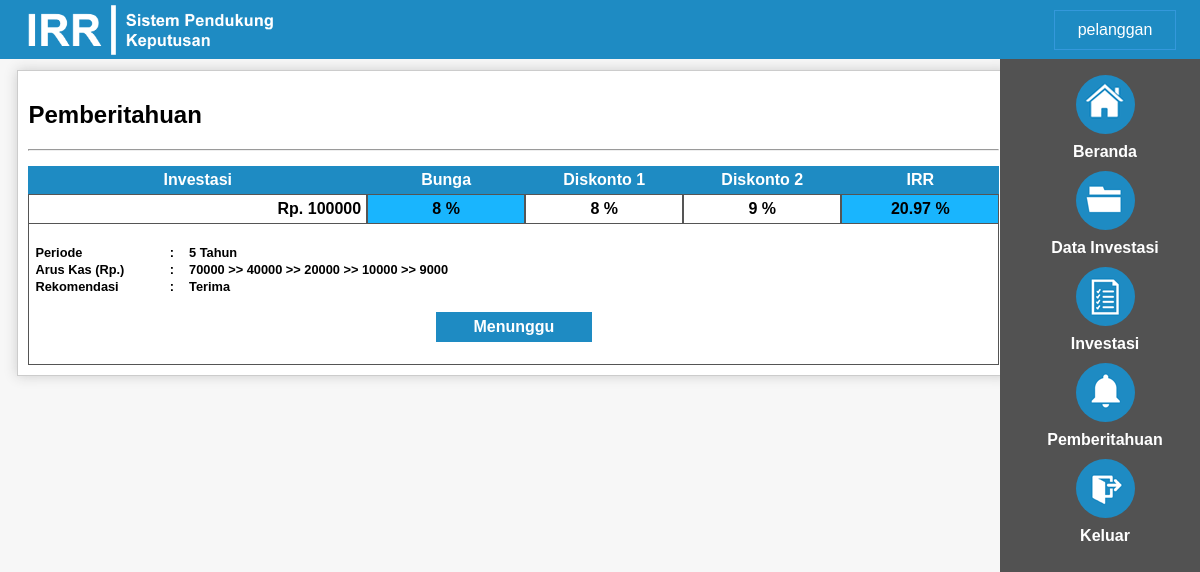
Page /?page=notif (signed in) on the earlier database version.
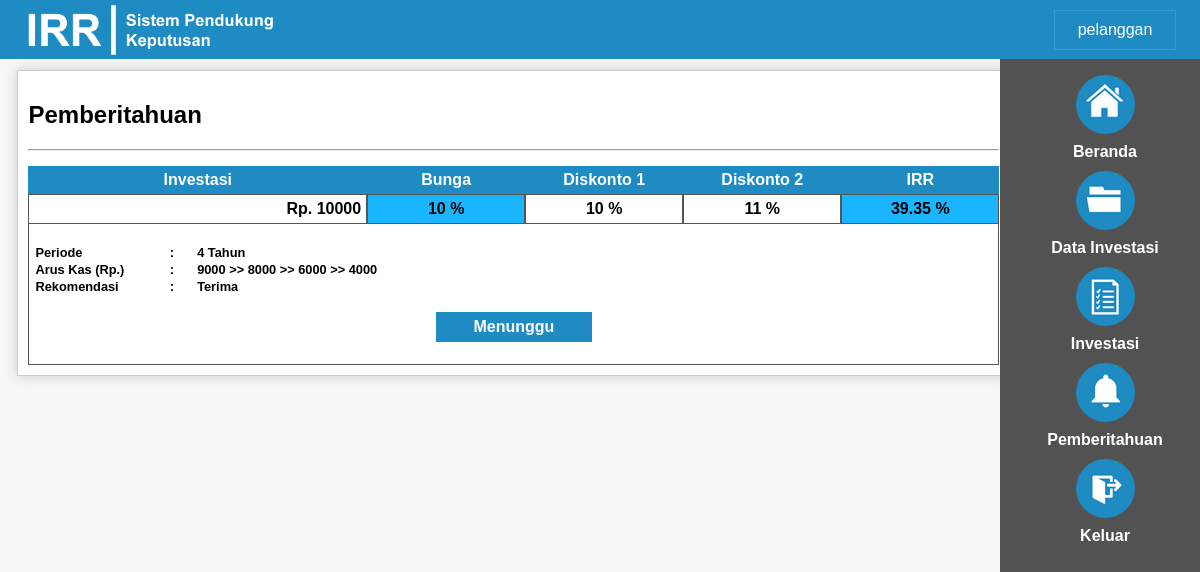
Same page on the later database version.
### tables this page shows
CREATE TABLE IF NOT EXISTS `tbl_run_inv` (
  `id_run` int(5) NOT NULL AUTO_INCREMENT,
  `id_inv` int(5) NOT NULL,
  `id_not` int(5) NOT NULL,
  `id_user` int(5) NOT NULL,
  `tgl_start` varchar(15) NOT NULL,
  `tgl_finish` varchar(15) NOT NULL,
  PRIMARY KEY (`id_run`)
);

CREATE TABLE IF NOT EXISTS `tbl_inv` (
  `id_inv` int(5) NOT NULL AUTO_INCREMENT,
  `inves` bigint(20) NOT NULL,
  `bunga` int(11) NOT NULL,
  `df1` int(11) NOT NULL,
  `df2` int(11) NOT NULL,
  `irr` double NOT NULL,
  `periode` varchar(30) NOT NULL,
  `kas` varchar(150) NOT NULL,
  `jml_periode` int(5) NOT NULL,
  `rekomen` varchar(10) NOT NULL,
  `yn` enum('y','n') NOT NULL DEFAULT 'n',
  PRIMARY KEY (`id_inv`)
);

### index.php (called while the page is built, shortened)
<?php
$index = new index();
$index->lvl();
?>

### eksekutif/notif.php (the view)
<link rel="stylesheet" href="css/data.css"  type="text/css" />
<h2>Pemberitahuan</h2>
<hr />
<?php
$username = $_SESSION['username'];
$query = mysql_query("SELECT * FROM tbl_user WHERE username='$username'");
$data = mysql_fetch_array($query);
$id_user = $data['id_user'];
$query = mysql_query("SELECT * FROM tbl_run_inv INNER JOIN tbl_inv ON tbl_run_inv.id_not=tbl_inv.id_inv WHERE tbl_inv.yn='y' AND tbl_run_inv.id_user='$id_user' AND tbl_run_inv.id_inv='0' ORDER BY tbl_run_inv.id_run DESC");
$jumlah = mysql_num_rows($query);
if (!empty($jumlah)){
	while($d = mysql_fetch_array($query)){
?>
	<table border="0" cellpadding="5" cellspacing="0">
	<thead>
		<tr>
			<td>Investasi</td>
			<td>Bunga</td>
			<td>Diskonto 1</td>
			<td>Diskonto 2</td>
			<td>IRR</td>
		</tr>
	</thead>
	<tbody>
		<tr>
			<td class="inves"><? echo 'Rp. '.$d['inves'];?></td>
			<td class="bung1"><? echo $d['bunga'].' &#37;';?></td>
			<td class="bung"><? echo $d['df1'].' &#37;';?></td>
			<td class="bung"><? echo $d['df2'].' &#37;';?></td>
			<td class="bung1"><? echo $d['irr'].' &#37;';?></td>
		</tr>
		<tr>
			<td colspan="5" class="sub-tabel">
				<table border="0" cellspacing="0">
				<tr class="per">
					<td class="per-contain">Periode</td>
					<td>:</td>
					<td><? echo $d['jml_periode'].' Tahun';?></td>
				</tr>
				<tr class="per">
					<td class="per-contain">Arus Kas (Rp.)</td>
					<td>:</td>
					<td><? echo $d['kas'];?></td>
				</tr>
				<tr class="per">
					<td class="per-contain">Rekomendasi</td>
					<td>:</td>
					<td><? echo $d['rekomen'];?></td>
				</tr>
				<tr>
					<td colspan="3" class="bung2" align="center">
						<div id="tunggu"><p>Menunggu</p></div>
					</td>
				</tr>
				</table>
			</td>
		</tr>
	</tbody>
	</table>
<?php
	}
} else {
	die("TIDAK ADA PEMBERITAHUAN");
}
?>

Differences in the rows shown:
removed tbl_run_inv: tbl_inv.inves "100000", tbl_inv.bunga "8", tbl_inv.df1 "8", tbl_inv.df2 "9", tbl_inv.irr "20.97", tbl_inv.jml_periode "5", tbl_inv.kas "70000 >> 40000 >> 20000 >> 10000 >> 9000", tbl_inv.rekomen "Terima"
added tbl_run_inv: tbl_inv.inves "10000", tbl_inv.bunga "10", tbl_inv.df1 "10", tbl_inv.df2 "11", tbl_inv.irr "39.35", tbl_inv.jml_periode "4", tbl_inv.kas "9000 >> 8000 >> 6000 >> 4000", tbl_inv.rekomen "Terima"
